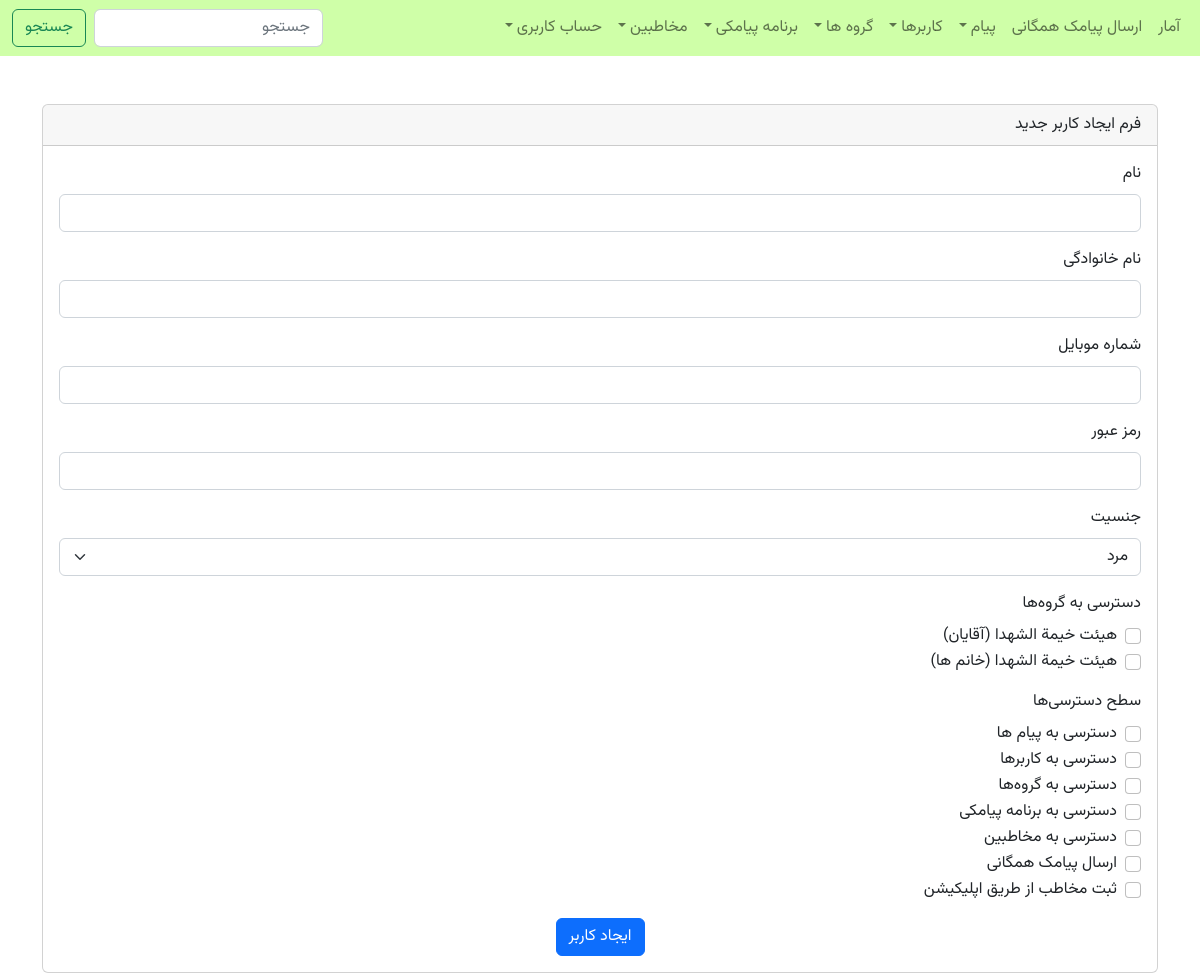
/accounts/user_create/ (signed in), run on an earlier commit of the app's database.
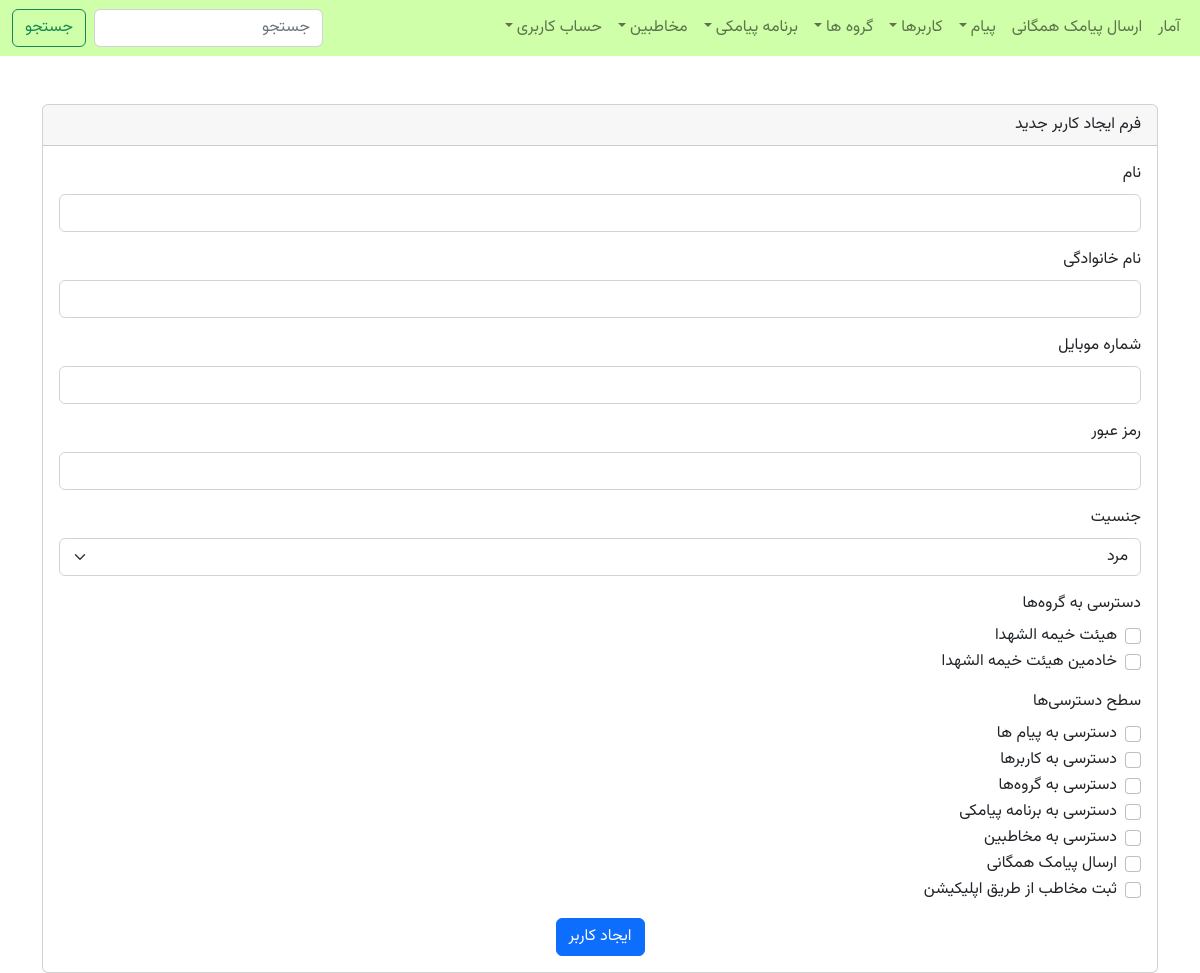
And on a later commit of the database.
### organizations/models.py (models this page shows, shortened)
class Group(models.Model):
    name = models.CharField(max_length=255, verbose_name="نام گروه")
    organization = models.ForeignKey(Organization, on_delete=models.CASCADE, verbose_name="سازمان",
                                     related_name='groups')
    created_at = models.DateTimeField(default=timezone.now, verbose_name="تاریخ ایجاد", blank=True, null=True)
    description = models.TextField(blank=True, null=True, verbose_name="توضیحات درباره گروه")
    class Meta:
        verbose_name = 'گروه'
        verbose_name_plural = 'گروه‌ها'

### accounts/views.py (the view, shortened to what this page needs)
# urls.py: path('user_create/', UserCreateView.as_view(), name='user_create'),
class UserCreateView(UserAccessRequiredMixin, View):
    def get(self, request):
        groups = Group.objects.filter(organization_id=request.user.organization.id)
        return render(request, 'accounts/user_create.html', {
            'message': '',
            'data': {
                'groups': groups,
                'selected_groups': [],  # در ابتدا گروه‌های انتخابی خالی است
                'access_controls': {  # دسترسی‌ها به صورت False به طور پیش‌فرض
                    'can_access_messages': False,
                    'can_access_users': False,
                    'can_access_groups': False,
                    'can_access_sms_program': False,
                    'can_access_contacts': False,
                    'can_send_bulk_sms': False,
                    'can_add_contacts': False
                }
            }
        })

### accounts/mixins.py (called while the page is built)
    @method_decorator(login_required)
    def dispatch(self, request, *args, **kwargs):
        if not request.user.can_access_users:
            raise PermissionDenied("شما مجاز به دسترسی به این صفحه نیستید.")
        return super().dispatch(request, *args, **kwargs)

### accounts/templates/accounts/user_create.html (shortened to what this page needs)
{% extends 'base.html' %}
{% load static %}
{% block content %}
    <div class="container mt-5">
        <div class="card">
            <div class="card-header">فرم ایجاد کاربر جدید</div>
            <div class="card-body">
                <form method="post">
                    <div class="mb-3">
                        <label for="first_name" class="form-label">نام</label>
                        <input type="text" class="form-control" id="first_name" name="first_name"
                               value="{{ data.first_name }}" required>
                    </div>
                    <div class="mb-3">
                        <label for="last_name" class="form-label">نام خانوادگی</label>
                        <input type="text" class="form-control" id="last_name" name="last_name"
                               value="{{ data.last_name }}" required>
                    </div>
                    <div class="mb-3">
                        <label for="phone_number" class="form-label">شماره موبایل</label>
                        <input type="tel" class="form-control" id="phone_number" name="phone_number"
                               value="{{ data.phone_number }}" required>
                    </div>
                    <div class="mb-3">
                        <label for="password" class="form-label">رمز عبور</label>
                        <input type="password" class="form-control" id="password" name="password" required>
                    </div>
                    <div class="mb-3">
                        <label for="gender" class="form-label">جنسیت</label>
                        <select class="form-select" id="gender" name="gender" required>
                            <option value="مرد">مرد</option>
                        </select>
                    </div>
                    <div class="mb-3">
                        <label class="form-label">دسترسی به گروه‌ها</label>
                        {% for group in data.groups %}
                            <div class="form-check">
                                <input class="form-check-input" type="checkbox" id="group_{{ group.id }}" name="group"
                                       value="{{ group.id }}"
                                       {% if group.id in data.selected_groups %}checked{% endif %}>
                                <label class="form-check-label" for="group_{{ group.id }}">{{ group.name }}</label>
                            </div>
                        {% endfor %}
                    </div>
                    <div class="mb-3">
                        <label class="form-label">سطح دسترسی‌ها</label>
                        <div class="form-check">
                            <input type="checkbox" class="form-check-input" id="can_access_messages"
                                   name="can_access_messages"
                                   {% if data.access_controls.can_access_messages %}checked{% endif %}>
                            <label class="form-check-label" for="can_access_messages">دسترسی به پیام ها</label>
                        </div>
                        <div class="form-check">
                            <input type="checkbox" class="form-check-input" id="can_access_users"
                                   name="can_access_users"
                                   {% if data.access_controls.can_access_users %}checked{% endif %}>
                            <label class="form-check-label" for="can_access_users">دسترسی به کاربرها</label>
                        </div>
                        <div class="form-check">
                            <input type="checkbox" class="form-check-input" id="can_access_groups"
                                   name="can_access_groups"
                                   {% if data.access_controls.can_access_groups %}checked{% endif %}>
                            <label class="form-check-label" for="can_access_groups">دسترسی به گروه‌ها</label>
                        </div>
                        <div class="form-check">
                            <input type="checkbox" class="form-check-input" id="can_access_sms_program"
                                   name="can_access_sms_program"
                                   {% if data.access_controls.can_access_sms_program %}checked{% endif %}>
                            <label class="form-check-label" for="can_access_sms_program">دسترسی به برنامه پیامکی</label>
                        </div>
                        <div class="form-check">
                            <input type="checkbox" class="form-check-input" id="can_access_contacts"
                                   name="can_access_contacts"
                                   {% if data.access_controls.can_access_contacts %}checked{% endif %}>
                            <label class="form-check-label" for="can_access_contacts">دسترسی به مخاطبین</label>
                        </div>
                        <div class="form-check">
                            <input type="checkbox" class="form-check-input" id="can_send_bulk_sms"
                                   name="can_send_bulk_sms"
                                   {% if data.access_controls.can_send_bulk_sms %}checked{% endif %}>
                            <label class="form-check-label" for="can_send_bulk_sms">ارسال پیامک همگانی</label>
                        </div>
                        <div class="form-check">
                            <input type="checkbox" class="form-check-input" id="can_add_contacts"
                                   name="can_add_contacts"
                                   {% if data.access_controls.can_add_contacts %}checked{% endif %}>
                            <label class="form-check-label" for="can_add_contacts">ثبت مخاطب از طریق اپلیکیشن</label>
                        </div>
                    </div>
                    <div class="d-flex justify-content-center">
                        <button type="submit" class="btn btn-primary">ایجاد کاربر</button>
                    </div>
                </form>
            </div>
        </div>
    </div>
{% endblock %}

### templates/base.html (shortened to what this page needs)
{% load static %}
<!DOCTYPE html>
<html lang="ar" dir="rtl">
<head>
    <link rel="stylesheet" href="{% static 'css/bootstrap.rtl.min.css' %}" />
    <link rel="stylesheet" href="{% static 'css/style.css' %}" />
</head>
<body>
    {% include 'includes/header.html' %}
    <main>
        {% block content %}{% endblock %}
    </main>
</body>
</html>

### templates/includes/header.html (shortened to what this page needs)
{% load static %}
<!DOCTYPE html>
<html lang="ar" dir="rtl">
<head>
    <link rel="stylesheet" href="{% static 'css/bootstrap.rtl.min.css' %}"/>
    <link rel="stylesheet" href="{% static 'css/style.css' %}"/>
</head>
<body>
<nav class="navbar navbar-expand-lg navbar-light header-list-sys">
    <div class="container-fluid">
        <div class="collapse navbar-collapse" id="navbarSupportedContent">
            <ul class="navbar-nav me-auto mb-2 mb-lg-0">
                <li class="nav-item">
                    <a class="nav-link" href="{% url 'home' %}" role="button" aria-expanded="false">آمار</a>
                </li>
                {% if request.user.can_send_bulk_sms %}
                    <li class="nav-item">
                        <a class="nav-link" href="{% url 'list_contacts_in_task_user' %}" role="button"
                           aria-expanded="false">ارسال پیامک
                            همگانی</a>
                    </li>
                {% endif %}
                {% if request.user.can_access_messages %}
                    <li class="nav-item dropdown">
                        <a class="nav-link dropdown-toggle" href="#" id="navbarDropdown" role="button"
                           data-bs-toggle="dropdown" aria-expanded="false">پیام</a>
                    </li>
                {% endif %}
                {% if request.user.can_access_users %}
                    <li class="nav-item dropdown">
                        <a class="nav-link dropdown-toggle" href="#" id="navbarDropdown" role="button"
                           data-bs-toggle="dropdown" aria-expanded="false">کاربرها</a>
                    </li>
                {% endif %}
                {% if request.user.can_access_groups %}
                    <li class="nav-item dropdown">
                        <a class="nav-link dropdown-toggle" href="#" id="navbarDropdown" role="button"
                           data-bs-toggle="dropdown" aria-expanded="false">گروه ها</a>
                    </li>
                {% endif %}
                {% if request.user.can_access_sms_program %}
                    <li class="nav-item dropdown">
                        <a class="nav-link dropdown-toggle" href="#" id="navbarDropdown" role="button"
                           data-bs-toggle="dropdown" aria-expanded="false">برنامه پیامکی</a>
                    </li>
                {% endif %}
                {% if request.user.can_access_contacts %}
                    <li class="nav-item dropdown">
                        <a class="nav-link dropdown-toggle" href="#" id="navbarDropdown" role="button"
                           data-bs-toggle="dropdown" aria-expanded="false">مخاطبین</a>
                    </li>
                {% endif %}
                <li class="nav-item dropdown">
                    <a class="nav-link dropdown-toggle" href="#" id="navbarDropdown" role="button"
                       data-bs-toggle="dropdown" aria-expanded="false">حساب کاربری</a>
                </li>
            </ul>
            {% if request.user.can_access_users %}
                <form class="d-flex" method="GET" action="{% url 'contact_list' %}">
                    <input class="form-control me-2" type="search" name="search" placeholder="جستجو"
                           aria-label="Search" value="{{ search_query }}"/>
                    <button class="btn btn-outline-success" type="submit">جستجو</button>
                </form>
            {% endif %}
        </div>
    </div>
</nav>
</body>
</html>

### static/css/style.css (style rules this page uses)
body { margin: 0; font-family: vazir, sans-serif; }
.header-list-sys { background-color: #cfffa8; color: #479d00; }

What changed in the data, as far as the page shows it:
removed Group: name "هیئت خيمة الشهدا (آقایان)"
removed Group: name "هیئت خيمة الشهدا (خانم ها)"
added Group: name "هیئت خیمه الشهدا"
added Group: name "خادمین هیئت خیمه الشهدا"
